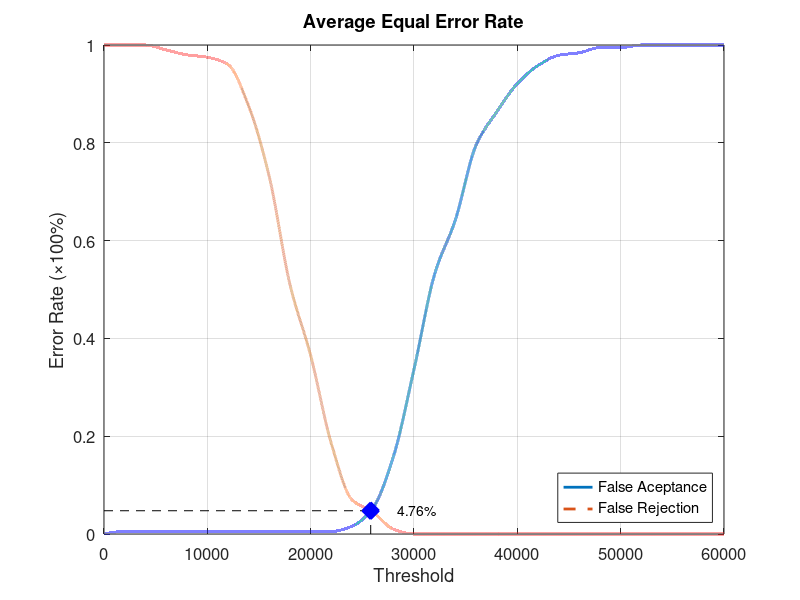
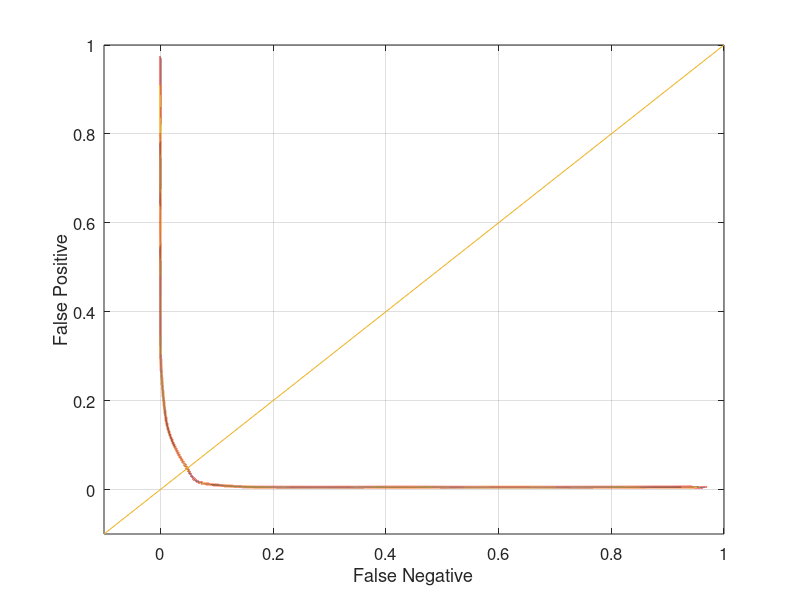

Source code (MATLAB) for these figures, in order:
function yEER = Database1_3
close all;
clear;
clc;
x = 0:2000:60000;
xq = 0:0.5:60000;

y0 = [0 0.00526316 0.00526316 0.00526316 0.00526316 0.00526316 0.00526316 0.00526316 0.00526316 0.00526316 0.00526316 0.00526316 0.0157895 0.0526316 0.157895 0.336842 0.531579 0.642105 0.794737 0.863158 0.921053 0.957895 0.978947 0.984211 0.994737 0.994737 1 1 1 1 1];
yy0 = interp1(x, y0, xq, 'pchip');
y1 = [1 1 1 0.99 0.98 0.975 0.96 0.875 0.73 0.51 0.365 0.185 0.07 0.045 0.01 0 0 0 0 0 0 0 0 0 0 0 0 0 0 0 0];
yy1 = interp1(x, y1, xq, 'pchip');

% Calculating EER: 
y2 = abs(y0 - y1);
find(y2 == min(y2))
yy2 = abs(yy0 - yy1);
xEER = find(yy2 == min(yy2));
xEERIndex = xq(xEER) % X-axis EER
yEER = yy0(xEER) % Y-axis EER

main = figure
plot(xq, yy0,'-','LineWidth', 2);	hold on
plot(xq, yy1,'--','LineWidth', 2);	hold on
plot([xEERIndex xEERIndex], [0 yEER], 'k--');	hold on
plot([0 xEERIndex], [yEER yEER], 'k--');	hold on
plot(xEERIndex, yEER, 'bx', 'LineWidth', 10);	hold on
text(xEERIndex + 10 * xEERIndex / 100, yEER, [num2str(round((10000 * yEER)) / 100) '%'])
legend('False Aceptance', 'False Rejection', 'Location', 'SouthEast')
xlabel('Threshold')
ylabel('Error Rate (\times100%)')
title('Average Equal Error Rate')
set(gca, 'FontSize', 12)
axis([0 60000 0 1])
grid on

print(main, 'Database1_3Main', '-dpng');
FNRxFPR = figure('Color', [1 1 1]);
plot(yy1, yy0, '-', yy1, yy0, 'LineWidth', 2);
hold on
y = -0.1:0.1:1
plot(y, y); 
set(gca, 'FontSize', 12)
xlabel('False Negative')
ylabel('False Positive')
axis([-0.1 1 -0.1 1])
set(gca, 'FontSize', 12)
grid on

print(FNRxFPR, 'Database1_3FNRxFPR','-dpng');
end
